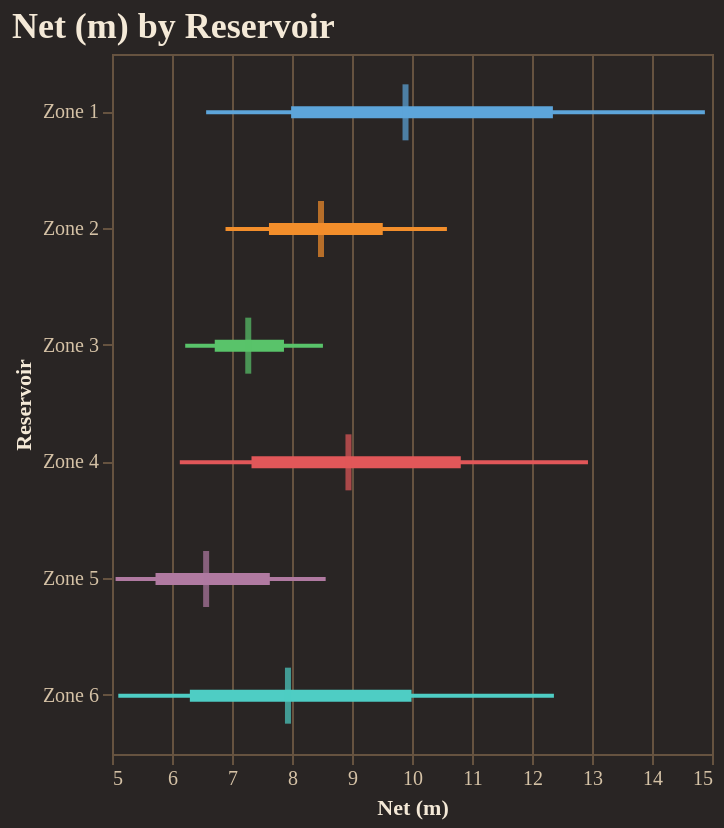

The notebook cell this image was saved under:
### Code cell
fig = reporter.plotter.forest_plot(
    "Net (m)", 
    backend=PLOTTING_BACKEND
)
fig.show()

### Figure 1 — Vega-Lite specification as saved in the notebook (floating-point values rounded to 4 significant figures)
{"config": {"background": "#292524", "view": {"fill": "#292524", "stroke": "#665340"}, "title": {"color": "#f4e9d7", "font": "Merriweather", "fontSize": 18, "fontWeight": 600, "subtitleColor": "#d5c2a6", "anchor": "start"}, "axis": {"domainColor": "#665340", "gridColor": "#665340", "tickColor": "#665340", "labelColor": "#d5c2a6", "titleColor": "#f4e9d7", "labelFont": "Merriweather", "titleFont": "Merriweather"}, "legend": {"titleColor": "#f4e9d7", "labelColor": "#d5c2a6", "labelFont": "Merriweather", "titleFont": "Merriweather", "orient": "top-right", "symbolType": "circle"}, "header": {"labelColor": "#d5c2a6", "titleColor": "#f4e9d7", "labelFont": "Merriweather", "titleFont": "Merriweather"}, "mark": {"color": "#c78d3b"}, "line": {"color": "#c78d3b"}, "bar": {"color": "#c78d3b"}, "point": {"color": "#ddb06d"}, "area": {"color": "#c78d3b", "opacity": 0.35}, "text": {"color": "#f4e9d7", "font": "Merriweather"}, "range": {"category": ["#5DA5DA", "#F28E2B", "#59C36A", "#E15759", "#B07AA1", "#4ECDC4", "#FF9DA7", "#EDC948"]}}, "layer": [{"mark": {"type": "rule", "strokeWidth": 2}, "encoding": {"color": {"field": "group", "legend": null, "type": "nominal"}, "x": {"field": "p10", "scale": {"zero": false}, "title": "Net (m)", "type": "quantitative"}, "x2": {"field": "p90"}, "y": {"field": "group", "sort": ["Zone 1", "Zone 2", "Zone 3", "Zone 4", "Zone 5", "Zone 6"], "title": "Reservoir", "type": "nominal"}}}, {"mark": {"type": "rule", "strokeWidth": 6}, "encoding": {"color": {"field": "group", "legend": null, "type": "nominal"}, "x": {"field": "p25", "scale": {"zero": false}, "title": "Net (m)", "type": "quantitative"}, "x2": {"field": "p75"}, "y": {"field": "group", "sort": ["Zone 1", "Zone 2", "Zone 3", "Zone 4", "Zone 5", "Zone 6"], "title": "Reservoir", "type": "nominal"}}}, {"mark": {"type": "tick", "color": "black", "size": 28, "thickness": 3}, "encoding": {"color": {"field": "group", "legend": null, "type": "nominal"}, "tooltip": [{"field": "group", "title": "Group", "type": "nominal"}, {"field": "p10", "title": "P10", "type": "quantitative"}, {"field": "p25", "title": "P25", "type": "quantitative"}, {"field": "median", "title": "Median", "type": "quantitative"}, {"field": "p75", "title": "P75", "type": "quantitative"}, {"field": "p90", "title": "P90", "type": "quantitative"}], "x": {"field": "median", "scale": {"zero": false}, "title": "Net (m)", "type": "quantitative"}, "y": {"field": "group", "sort": ["Zone 1", "Zone 2", "Zone 3", "Zone 4", "Zone 5", "Zone 6"], "title": "Reservoir", "type": "nominal"}}}], "data": {"name": "data-a1d2f8e0111ba84acdb2e8e817cecf8c"}, "height": 350, "title": "Net (m) by Reservoir", "width": "container", "$schema": "https://vega.github.io/schema/vega-lite/v5.20.1.json", "datasets": {"data-a1d2f8e0111ba84acdb2e8e817cecf8c": [{"group": "Zone 1", "p10": 6.569, "p25": 7.985, "median": 9.892, "p75": 12.35, "p90": 14.88}, {"group": "Zone 2", "p10": 6.892, "p25": 7.616, "median": 8.483, "p75": 9.513, "p90": 10.58}, {"group": "Zone 3", "p10": 6.22, "p25": 6.712, "median": 7.271, "p75": 7.866, "p90": 8.515}, {"group": "Zone 4", "p10": 6.13, "p25": 7.325, "median": 8.941, "p75": 10.81, "p90": 12.93}, {"group": "Zone 5", "p10": 5.06, "p25": 5.725, "median": 6.569, "p75": 7.63, "p90": 8.561}, {"group": "Zone 6", "p10": 5.105, "p25": 6.298, "median": 7.933, "p75": 9.992, "p90": 12.37}]}}
